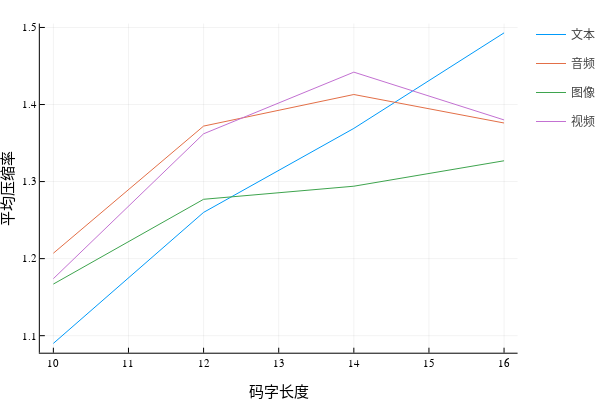

The code cell stored with this chart in its notebook:
### Code cell
# 结论3附图
x = [i for i in 10:2:16];
y = [1.09 1.26 1.369 1.493;1.207 1.372 1.413 1.376;1.167 1.277 1.294 1.327;1.174 1.362 1.442 1.38];
plot(x,y',ylabel="平均压缩率", label=["文本" "音频" "图像" "视频"], xlabel="码字长度")

### Figure 1 — Plotly figure (JSON) as saved in the notebook; plotly's stock layout.template omitted (floating-point values rounded to 4 significant figures)
{"data": [{"colorbar": {"title": ""}, "legendgroup": "文本", "line": {"color": "rgba(0, 154, 250, 1.000)", "dash": "solid", "shape": "linear", "width": 1}, "mode": "lines", "name": "文本", "showlegend": true, "type": "scatter", "x": [10, 12, 14, 16], "xaxis": "x", "y": [1.09, 1.26, 1.369, 1.493], "yaxis": "y", "zmax": null, "zmin": null}, {"colorbar": {"title": ""}, "legendgroup": "音频", "line": {"color": "rgba(227, 111, 71, 1.000)", "dash": "solid", "shape": "linear", "width": 1}, "mode": "lines", "name": "音频", "showlegend": true, "type": "scatter", "x": [10, 12, 14, 16], "xaxis": "x", "y": [1.207, 1.372, 1.413, 1.376], "yaxis": "y", "zmax": null, "zmin": null}, {"colorbar": {"title": ""}, "legendgroup": "图像", "line": {"color": "rgba(62, 164, 78, 1.000)", "dash": "solid", "shape": "linear", "width": 1}, "mode": "lines", "name": "图像", "showlegend": true, "type": "scatter", "x": [10, 12, 14, 16], "xaxis": "x", "y": [1.167, 1.277, 1.294, 1.327], "yaxis": "y", "zmax": null, "zmin": null}, {"colorbar": {"title": ""}, "legendgroup": "视频", "line": {"color": "rgba(195, 113, 210, 1.000)", "dash": "solid", "shape": "linear", "width": 1}, "mode": "lines", "name": "视频", "showlegend": true, "type": "scatter", "x": [10, 12, 14, 16], "xaxis": "x", "y": [1.174, 1.362, 1.442, 1.38], "yaxis": "y", "zmax": null, "zmin": null}], "layout": {"annotations": [], "height": 400, "legend_position": {"bgcolor": "rgba(255, 255, 255, 1.000)", "bordercolor": "rgba(0, 0, 0, 1.000)", "borderwidth": 1, "font": {"color": "rgba(0, 0, 0, 1.000)", "family": "sans-serif", "size": 11}, "title": {"font": {"color": "rgba(0, 0, 0, 1.000)", "family": "sans-serif", "size": 15}, "text": ""}, "tracegroupgap": 0, "traceorder": "normal", "x": 1, "xanchor": "auto", "y": 1, "yanchor": "auto"}, "margin": {"b": 20, "l": 0, "r": 0, "t": 20}, "paper_bgcolor": "rgba(255, 255, 255, 1.000)", "plot_bgcolor": "rgba(255, 255, 255, 1.000)", "showlegend": true, "width": 600, "xaxis": {"anchor": "y", "domain": [0.07647, 0.9934], "gridcolor": "rgba(0, 0, 0, 0.100)", "gridwidth": 0.5, "linecolor": "rgba(0, 0, 0, 1.000)", "mirror": false, "range": [9.82, 16.18], "showgrid": true, "showline": true, "showticklabels": true, "tickangle": 0, "tickcolor": "rgb(0, 0, 0)", "tickfont": {"color": "rgba(0, 0, 0, 1.000)", "family": "sans-serif", "size": 11}, "tickmode": "array", "ticks": "inside", "ticktext": ["10", "11", "12", "13", "14", "15", "16"], "tickvals": [10, 11, 12, 13, 14, 15, 16], "title": "码字长度", "titlefont": {"color": "rgba(0, 0, 0, 1.000)", "family": "sans-serif", "size": 15}, "type": "-", "visible": true, "zeroline": false, "zerolinecolor": "rgba(0, 0, 0, 1.000)"}, "yaxis": {"anchor": "x", "domain": [0.07581, 0.9902], "gridcolor": "rgba(0, 0, 0, 0.100)", "gridwidth": 0.5, "linecolor": "rgba(0, 0, 0, 1.000)", "mirror": false, "range": [1.078, 1.505], "showgrid": true, "showline": true, "showticklabels": true, "tickangle": 0, "tickcolor": "rgb(0, 0, 0)", "tickfont": {"color": "rgba(0, 0, 0, 1.000)", "family": "sans-serif", "size": 11}, "tickmode": "array", "ticks": "inside", "ticktext": ["1.1", "1.2", "1.3", "1.4", "1.5"], "tickvals": [1.1, 1.2, 1.3, 1.4, 1.5], "title": "平均压缩率", "titlefont": {"color": "rgba(0, 0, 0, 1.000)", "family": "sans-serif", "size": 15}, "type": "-", "visible": true, "zeroline": false, "zerolinecolor": "rgba(0, 0, 0, 1.000)"}}}
